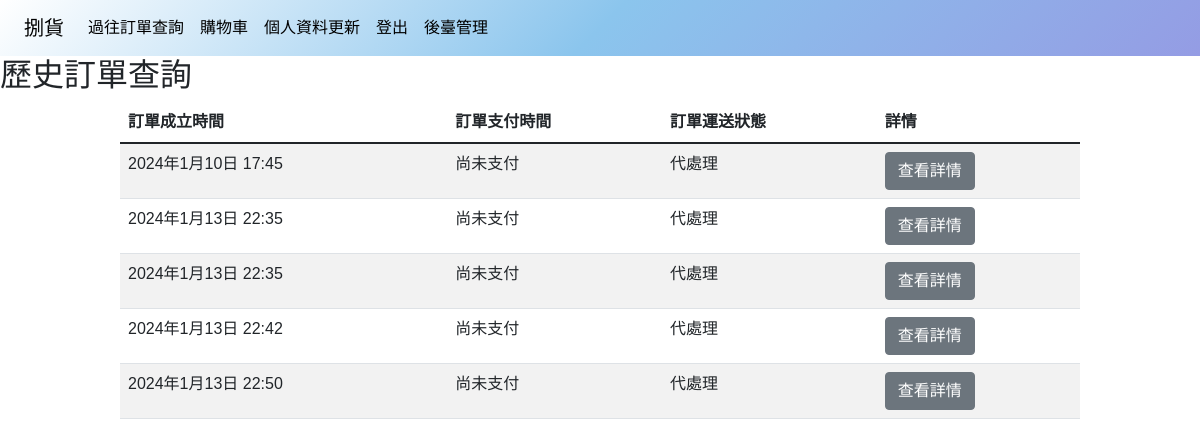
The page /OrderManagement/past_orders/ (signed in) on the database its author committed.
### OrderManagement/models.py (models this page shows, shortened)
class Orders(models.Model):
    State_CHOICES = (
        (0, '代處理'),
        (1, '已處理'),
    )
    Delivery_CHOICES = (
        (0, '自取'),
        (1, '寄送'),
    )
    Payment_CHOICES = (
        (0, '親自付款'),
        (1, '貨到付款'),
    )
    User=models.ForeignKey(User, on_delete=models.DO_NOTHING,verbose_name="類別")
    branch = models.ForeignKey(Branchs,on_delete=models.DO_NOTHING,verbose_name='店家',null=True, blank=True)
    Time=models.DateTimeField(auto_now_add=True)
    Delivery_method=models.IntegerField(choices=Delivery_CHOICES,default=1,verbose_name="運送方式",null=True, blank=True)
    Delivery_state=models.IntegerField(choices=State_CHOICES,default=1,verbose_name="運送狀態",null=True, blank=True)
    Payment_method=models.IntegerField(choices=Payment_CHOICES,default=1,verbose_name="付款方式",null=True, blank=True)
    Payment_time=models.DateTimeField(null=True, blank=True,verbose_name='付款時間')
    Address = models.CharField(max_length=255,verbose_name='地址')
    Total=models.IntegerField(null=False,verbose_name='總價格')
    class Meta:
        verbose_name = "訂單"
        verbose_name_plural = '訂單'

### OrderManagement/views.py (the view)
# urls.py: path('past_orders/', views.past_orders, name='past_orders'),
def past_orders(request):
    user_id = request.user  # 假设你使用 Django 的内置用户认证系统
    orders = Orders.objects.filter(User_id=user_id).order_by('Time')  # 获取用户的订单，按支付时间排序
    order_details = {order.id: OrderDetails.objects.filter(pk=order.id) for order in orders}
    context = {
        'orders': orders,
        'order_details': order_details,
    }
    return render(request, 'past_orders.html', context)

### OrderManagement/templates/past_orders.html (shortened to what this page needs)
{% extends 'index/base.html' %} {% load static %}  {% block content %}
<h2>歷史訂單查詢</h2>
<div class="addtocart_outer">
    <div class="addtocart_inner">
      <div class="table-responsive">
        <table class="table table-striped">
            <thead>
                <tr>
                    <th>訂單成立時間</th>
                    <th>訂單支付時間</th>
                    <th>訂單運送狀態</th>
                    <th>詳情</th>
                </tr>
            </thead>
            <tbody>
                {% for order in orders %}
                <tr>
                    <td>{{ order.Time }}</td>
                    <td>{% if order.Payment_time %}
                            {{ order.Payment_time }}
                        {% else %}
                            尚未支付
                        {% endif %}
                    </td>
                    <td>{{ order.get_Delivery_state_display  }}</td>
                    <td>
                        <a href="{% url 'OrderManagement:past_order_details' order.id %}"  class="btn btn-secondary">查看詳情</a>
                    </td>
                </tr>
                {% endfor %}
            </tbody>
        </table>
    </div>
</div>
{% endblock %}

### OrderManagement/templates/past_orders.html (style rules this page uses)
.addtocart_inner { width: 80%; margin: auto; }

### rows shown on the page
Orders: Time "2024年1月10日 17:45", shows "尚未支付", Delivery_state "代處理"
Orders: Time "2024年1月13日 22:35", shows "尚未支付", Delivery_state "代處理"
Orders: Time "2024年1月13日 22:35", shows "尚未支付", Delivery_state "代處理"
Orders: Time "2024年1月13日 22:42", shows "尚未支付", Delivery_state "代處理"
Orders: Time "2024年1月13日 22:50", shows "尚未支付", Delivery_state "代處理"
